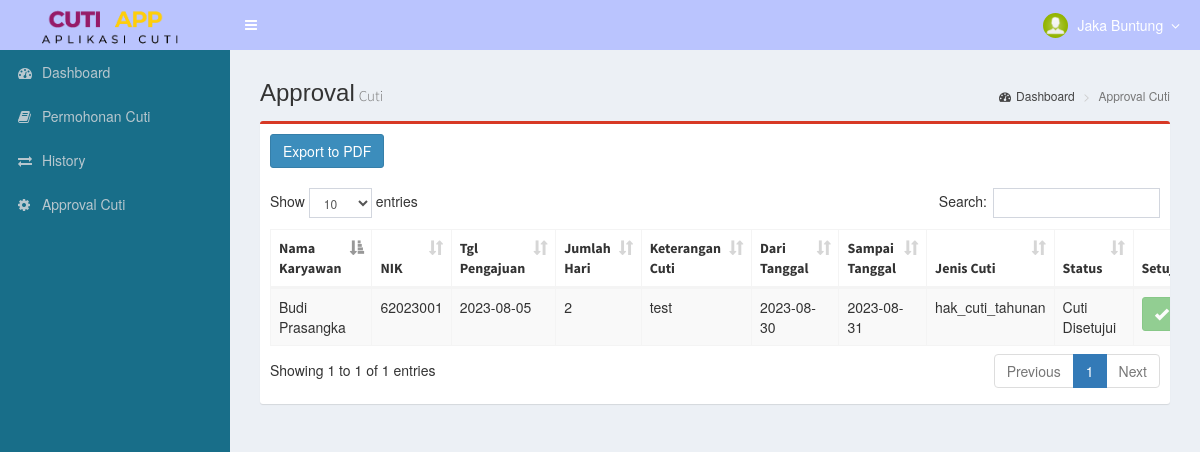
/home-karyawan.php?page=approval-cuti (signed in), run on the app's committed database.
### tables this page shows
CREATE TABLE `tb_cuti` (
  `id` int NOT NULL,
  `nik` varchar(10) NOT NULL,
  `jenis_cuti` varchar(255) NOT NULL,
  `mulai` date NOT NULL,
  `selesai` date NOT NULL,
  `lama` int NOT NULL,
  `alasan` text NOT NULL,
  `depApproval` tinyint(1) DEFAULT NULL,
  `depApproval_at` timestamp NULL DEFAULT NULL,
  `sdmApproval` tinyint(1) DEFAULT NULL,
  `sdmApproval_at` timestamp NULL DEFAULT NULL,
  `soft_delete` tinyint(1) DEFAULT NULL,
  `created_at` timestamp NOT NULL DEFAULT CURRENT_TIMESTAMP,
  `updated_at` timestamp NOT NULL DEFAULT CURRENT_TIMESTAMP ON UPDATE CURRENT_TIMESTAMP
);

CREATE TABLE `tb_users` (
  `nik` varchar(10) NOT NULL,
  `username` varchar(64) NOT NULL,
  `password` varchar(255) NOT NULL,
  `nama_kry` varchar(255) NOT NULL,
  `jk` varchar(255) NOT NULL,
  `jabatan` varchar(255) NOT NULL,
  `hak_akses` varchar(20) NOT NULL,
  `tmpt_lahir` varchar(255) NOT NULL,
  `tgl_lahir` date NOT NULL,
  `agama` varchar(255) NOT NULL,
  `status` varchar(255) NOT NULL,
  `telp` varchar(255) NOT NULL,
  `alamat` text NOT NULL,
  `hak_cuti_tahunan` int NOT NULL,
  `cuti_hamil` int NOT NULL,
  `email` varchar(255) NOT NULL,
  `departemen` varchar(255) NOT NULL,
  `tgl_masuk` date NOT NULL,
  `soft_delete` tinyint(1) NOT NULL DEFAULT '0',
  `id_atas` varchar(255) DEFAULT NULL,
  `approval` tinyint(1) DEFAULT '0'
);

### pages/transaksi/approval-cuti.php (the view, shortened to what this page needs)
<section class="content-header">
  <h1>Approval<small>Cuti</small></h1>
  <ol class="breadcrumb">
    <li><a href="home-karyawan.php"><i class="fa fa-dashboard"></i>Dashboard</a></li>
    <li class="active">Approval Cuti</li>
  </ol>
</section>
<section class="content">
  <div class="row">
    <div class="col-md-12">
      <div class="box box-primary">
        <div class="box-body" style="overflow-x: auto;">
          <div>
          </div>
          <button id="exportButton" class="btn btn-primary">Export to PDF</button>
          <br>
          <br>
          <table id="example1" class="table table-bordered table-striped">
            <thead>
              <tr>
                <th>Nama Karyawan</th>
                <th>NIK </th>
                <th>Tgl Pengajuan</th>
                <th>Jumlah Hari</th>
                <th>Keterangan Cuti</th>
                <th>Dari Tanggal</th>
                <th>Sampai Tanggal</th>
                <th>Jenis Cuti</th>
                <th>Status</th>
                <th>Setujui</th>
              </tr>
            </thead>
            <tbody>
              <?php
              include './dist/koneksi.php';
              $nikBawahan = mysqli_query($con, "SELECT nik from tb_users where id_atas='$_SESSION[nik]'");
              $dataArray = array();
              while ($row = mysqli_fetch_assoc($nikBawahan)) {
                $dataArray[] = $row;
              }
              $nikList = "'" . implode("','", array_column($dataArray, 'nik')) . "'";
              $dataCuti = mysqli_query($con, "SELECT * FROM tb_cuti WHERE nik in ($nikList)");
              while ($row = mysqli_fetch_assoc($dataCuti)) {
                $timestamp = strtotime($row['created_at']);
                $date = date("Y-m-d", $timestamp);
                $dep = ($row['depApproval'] === '1') ? 'Disetujui' : (($row['depApproval'] === '0') ? 'Ditolak' : 'Menunggu Persetujuan');
                switch (true) {
                  case ($row['sdmApproval'] === '1' && $row['depApproval'] === '1'):
                    $status = "Cuti Disetujui";
                    break;
                }
                $nikPemohon = $row['nik'];
                $query = mysqli_query($con, "SELECT nama_kry from tb_users where nik='$nikPemohon'");
                $data = mysqli_fetch_assoc($query)
                  ?>
                <tr>
                  <td>
                    <?= $data['nama_kry'] ?>
                  </td>
                  <td>
                    <?= $row['nik'] ?>
                  </td>
                  <td>
                    <?= $date ?>
                  </td>
                  <td>
                    <?= $row['lama'] ?>
                  </td>
                  <td>
                    <?= $row['alasan'] ?>
                  </td>
                  <td>
                    <?= $row['mulai'] ?>
                  </td>
                  <td>
                    <?= $row['selesai'] ?>
                  </td>
                  <td>
                    <?= $row['jenis_cuti'] ?>
                  </td>
                  <td>
                    <?= $status ?>
                  </td>
                  <td>
                    <form action="home-karyawan.php?page=approval-cuti-karyawan" class="form-horizontal" method="POST"
                      enctype="multipart/form-data">
                      <button type="submit" name="save" value="save" <?php if ($dep !== 'Menunggu Persetujuan')
                        echo "disabled"; ?> class="btn btn-success"
                        onclick="return confirm('Apakah anda yakin akan menyetujui permohan cuti <?= $data['nama_kry'] ?>?')">
                        <span class="glyphicon glyphicon-ok" aria-hidden="true"></span>
                    </form>
                  </td>
                </tr>
                <?php
              } ?>
            </tbody>
          </table>
        </div>
      </div>
    </div>
  </div>
</section>

### data on the page
tb_cuti: nik.nama_kry "Budi Prasangka", nik "62023001", created_at "2023-08-05", lama "2", alasan "test", mulai "2023-08-30", selesai "2023-08-31", jenis_cuti "hak_cuti_tahunan", status "Cuti Disetujui", depApproval 1 (drawn)

### other printed values
$_SESSION['nama_kry'] "Jaka Buntung"
